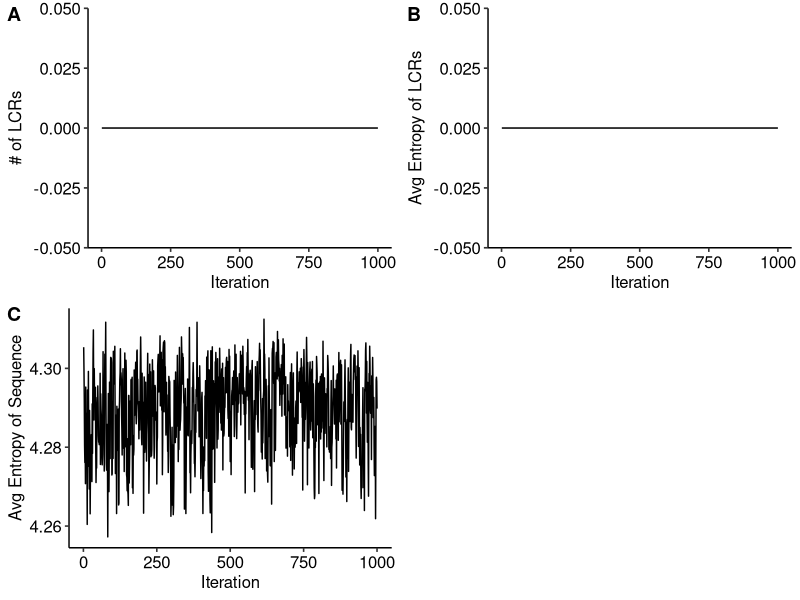
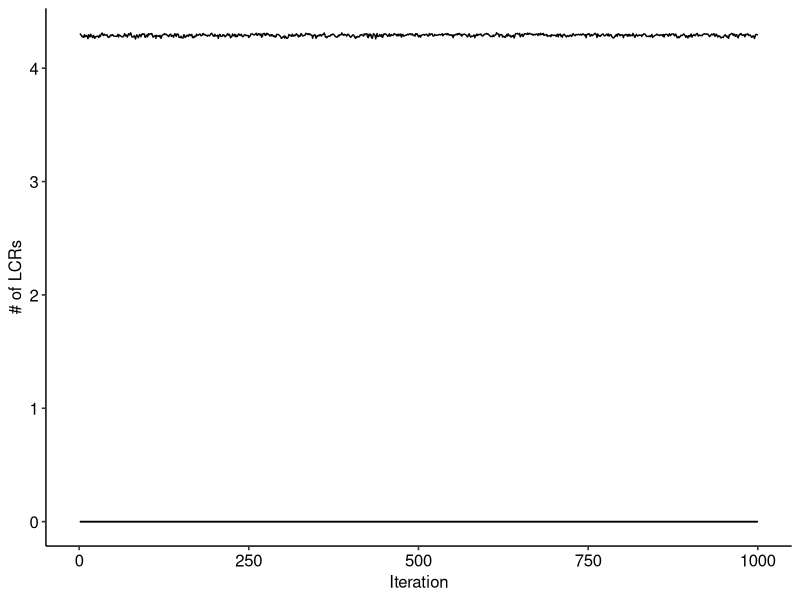
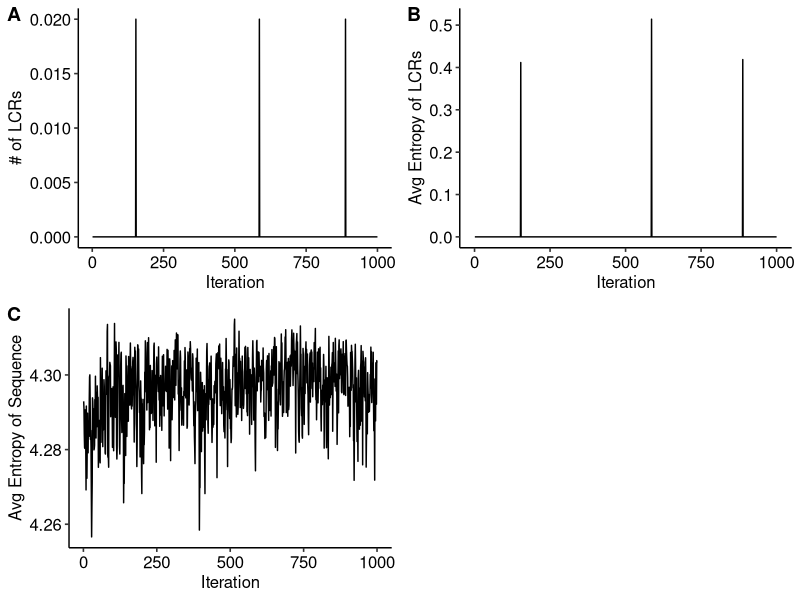
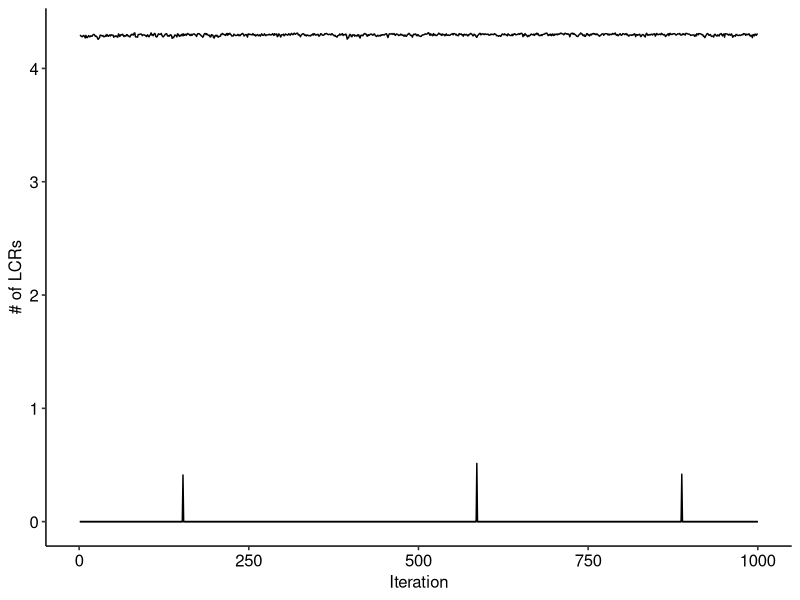
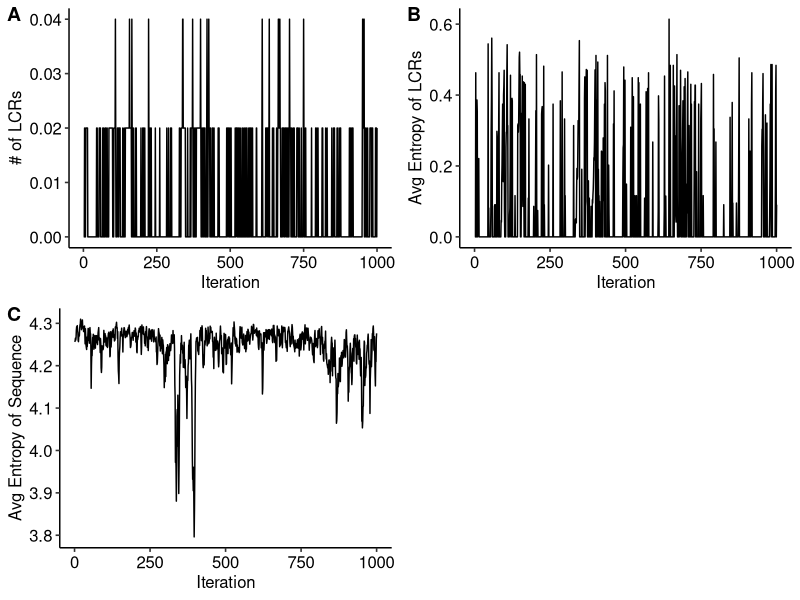
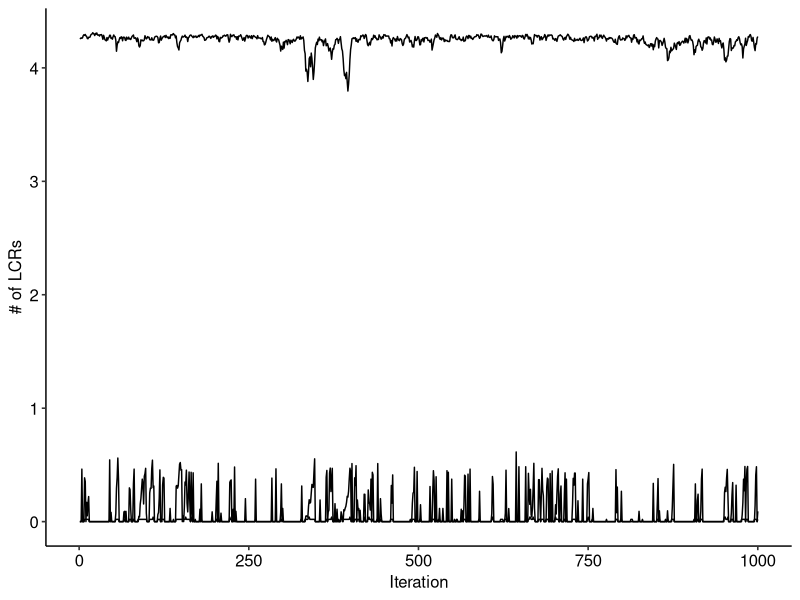
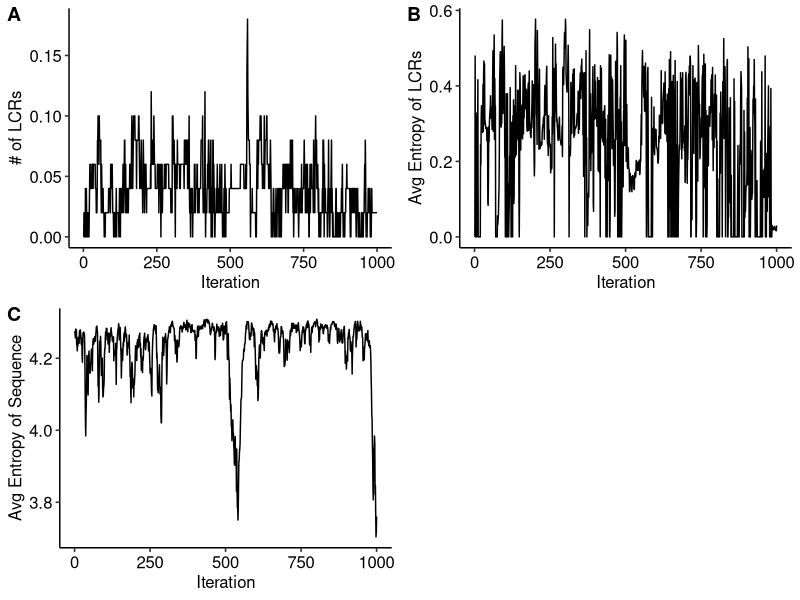
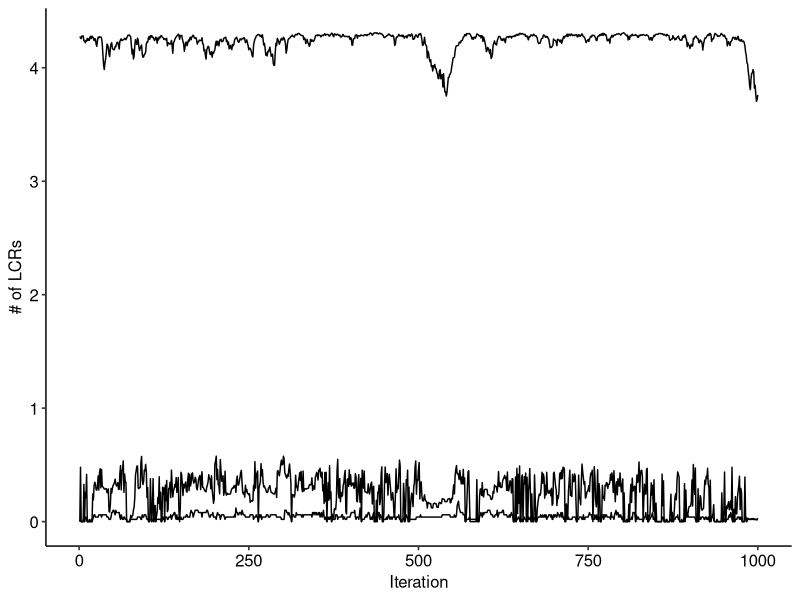

Generate these figures, in order, with R:
###IMPORTING THE TAB DELIM FILES FOR 1000 DISTANCES
df_1000_im1_ii0.01 <- read.delim("10_distances_im1_ii0.01.txt", header = FALSE)
df_1000_im1_ii0.1 <- read.delim("10_distances_im1_ii0.1.txt", header = FALSE)
df_1000_im1_ii0.5 <- read.delim("10_distances_im1_ii0.5.txt", header = FALSE)
df_1000_im1_ii1 <- read.delim("10_distances_im1_ii1.txt", header = FALSE)
df_1000_im1_ii2 <- read.delim("10_distances_im1_ii2.txt", header = FALSE)
df_1000_im1_ii10 <- read.delim("10_distances_im1_ii10.txt", header = FALSE)

### ADDING A COLUMN OF EITHER 1:10 OR 1:100 FOR PLOTTING
col_1000 <- c(1:1000)

df_1000_im1_ii0.01 <- cbind(df_1000_im1_ii0.01, col_1000)
df_1000_im1_ii0.1 <- cbind(df_1000_im1_ii0.1, col_1000)
df_1000_im1_ii0.5 <- cbind(df_1000_im1_ii0.5, col_1000)
df_1000_im1_ii1 <- cbind(df_1000_im1_ii1, col_1000)
df_1000_im1_ii2 <- cbind(df_1000_im1_ii2, col_1000)
df_1000_im1_ii10 <- cbind(df_1000_im1_ii10, col_1000)


### GRAPHING THE SHIT
library(ggplot2)
library(ggpubr)
library(dplyr)
library(tidyr)
theme_set(theme_pubr())

###V7 is avg num of LCRs
###V8 is avg entropy of LCRs
###V9 is Sequence Entropy
### col_1000 is the indexes
### 1000 Distances, IM0 II0.01
###V7 is avg num of LCRs
###V8 is avg entropy
### col_1000 is the indexes
### 1000 Distances, IM1 II0.01
a1 <- ggplot(df_1000_im1_ii0.01, aes(x=col_1000)) + 
  geom_line(aes(y = V7)) + 
  xlab("Iteration") +
  ylab("# of LCRs")

b1 <- ggplot(df_1000_im1_ii0.01, aes(x=col_1000)) + 
  geom_line(aes(y = V8)) +
  xlab("Iteration") +
  ylab("Avg Entropy of LCRs")

c1 <- ggplot(df_1000_im1_ii0.01, aes(x=col_1000)) + 
  geom_line(aes(y = V9)) +
  xlab("Iteration") +
  ylab("Avg Entropy of Sequence")

figure1 <- ggarrange(a1, b1, c1,
                    labels = c("A", "B", "C"),
                    ncol = 2, nrow = 2)
figure1

#####PUTTING LINES ON SAME PLOT
ggplot(df_1000_im1_ii0.01, aes(x=col_1000)) + 
  geom_line(aes(y = V7)) + 
  geom_line(aes(y = V8)) +
  geom_line(aes(y = V9)) +
  xlab("Iteration") +
  ylab("# of LCRs")

###V7 is avg num of LCRs
###V8 is avg entropy
### col_1000 is the indexes
### 1000 Distances, IM0 II0.01
a2 <- ggplot(df_1000_im1_ii0.1, aes(x=col_1000)) + 
  geom_line(aes(y = V7)) + 
  xlab("Iteration") +
  ylab("# of LCRs")

b2 <- ggplot(df_1000_im1_ii0.1, aes(x=col_1000)) + 
  geom_line(aes(y = V8)) +
  xlab("Iteration") +
  ylab("Avg Entropy of LCRs")

c2 <- ggplot(df_1000_im1_ii0.1, aes(x=col_1000)) + 
  geom_line(aes(y = V9)) +
  xlab("Iteration") +
  ylab("Avg Entropy of Sequence")

figure2 <- ggarrange(a2, b2, c2,
                    labels = c("A", "B", "C"),
                    ncol = 2, nrow = 2)
figure2

#####PUTTING LINES ON SAME PLOT
ggplot(df_1000_im1_ii0.1, aes(x=col_1000)) + 
  geom_line(aes(y = V7)) + 
  geom_line(aes(y = V8)) +
  geom_line(aes(y = V9)) +
  xlab("Iteration") +
  ylab("# of LCRs")

###V7 is avg num of LCRs
###V8 is avg entropy
### col_1000 is the indexes
### 1000 Distances, IM0 II0.01
a3 <- ggplot(df_1000_im1_ii0.5, aes(x=col_1000)) + 
  geom_line(aes(y = V7)) + 
  xlab("Iteration") +
  ylab("# of LCRs")

b3 <- ggplot(df_1000_im1_ii0.5, aes(x=col_1000)) + 
  geom_line(aes(y = V8)) +
  xlab("Iteration") +
  ylab("Avg Entropy of LCRs")

c3 <- ggplot(df_1000_im1_ii0.5, aes(x=col_1000)) + 
  geom_line(aes(y = V9)) +
  xlab("Iteration") +
  ylab("Avg Entropy of Sequence")

figure3 <- ggarrange(a3, b3, c3,
                    labels = c("A", "B", "C"),
                    ncol = 2, nrow = 2)
figure3

#####PUTTING LINES ON SAME PLOT
ggplot(df_1000_im1_ii0.5, aes(x=col_1000)) + 
  geom_line(aes(y = V7)) + 
  geom_line(aes(y = V8)) +
  geom_line(aes(y = V9)) +
  xlab("Iteration") +
  ylab("# of LCRs")

###V7 is avg num of LCRs
###V8 is avg entropy
### col_1000 is the indexes
### 1000 Distances, IM0 II0.01
a4 <- ggplot(df_1000_im1_ii1, aes(x=col_1000)) + 
  geom_line(aes(y = V7)) + 
  xlab("Iteration") +
  ylab("# of LCRs")

b4 <- ggplot(df_1000_im1_ii1, aes(x=col_1000)) + 
  geom_line(aes(y = V8)) +
  xlab("Iteration") +
  ylab("Avg Entropy of LCRs")

c4 <- ggplot(df_1000_im1_ii1, aes(x=col_1000)) + 
  geom_line(aes(y = V9)) +
  xlab("Iteration") +
  ylab("Avg Entropy of Sequence")

figure4 <- ggarrange(a4, b4, c4,
                    labels = c("A", "B", "C"),
                    ncol = 2, nrow = 2)
figure4

#####PUTTING LINES ON SAME PLOT
ggplot(df_1000_im1_ii1, aes(x=col_1000)) + 
  geom_line(aes(y = V7)) + 
  geom_line(aes(y = V8)) +
  geom_line(aes(y = V9)) +
  xlab("Iteration") +
  ylab("# of LCRs")

###V7 is avg num of LCRs
###V8 is avg entropy
### col_1000 is the indexes
### 1000 Distances, IM0 II0.01
a5 <- ggplot(df_1000_im1_ii2, aes(x=col_1000)) + 
  geom_line(aes(y = V7)) + 
  xlab("Iteration") +
  ylab("# of LCRs")

b5 <- ggplot(df_1000_im1_ii2, aes(x=col_1000)) + 
  geom_line(aes(y = V8)) +
  xlab("Iteration") +
  ylab("Avg Entropy of LCRs")

c5 <- ggplot(df_1000_im1_ii2, aes(x=col_1000)) + 
  geom_line(aes(y = V9)) +
  xlab("Iteration") +
  ylab("Avg Entropy of Sequence")

figure5 <- ggarrange(a5, b5, c5,
                    labels = c("A", "B", "C"),
                    ncol = 2, nrow = 2)
figure5

#####PUTTING LINES ON SAME PLOT
ggplot(df_1000_im1_ii2, aes(x=col_1000)) + 
  geom_line(aes(y = V7)) + 
  geom_line(aes(y = V8)) +
  geom_line(aes(y = V9)) +
  xlab("Iteration") +
  ylab("# of LCRs")

###V7 is avg num of LCRs
###V8 is avg entropy
### col_1000 is the indexes
### 1000 Distances, IM1 II10
a6 <- ggplot(df_1000_im1_ii10, aes(x=col_1000)) + 
  geom_line(aes(y = V7)) + 
  xlab("Iteration") +
  ylab("# of LCRs")

b6 <- ggplot(df_1000_im1_ii10, aes(x=col_1000)) + 
  geom_line(aes(y = V8)) +
  xlab("Iteration") +
  ylab("Avg Entropy of LCRs")

c6 <- ggplot(df_1000_im1_ii10, aes(x=col_1000)) + 
  geom_line(aes(y = V9)) +
  xlab("Iteration") +
  ylab("Avg Entropy of Sequence")

figure6 <- ggarrange(a6, b6, c6,
                      labels = c("A", "B", "C"),
                      ncol = 2, nrow = 2)
figure6

#####PUTTING LINES ON SAME PLOT
ggplot(df_1000_im1_ii10, aes(x=col_1000)) + 
  geom_line(aes(y = V7)) + 
  geom_line(aes(y = V8)) +
  geom_line(aes(y = V9)) +
  xlab("Iteration") +
  ylab("# of LCRs")

pBIG <- df_1000_im1_ii10 %>% ggplot(aes(x = col_1000, y = V9)) +
  geom_line(colour = "blue")

pSmall <- df_1000_im1_ii10 %>% select(col_1000, V7, V8) %>%
  pivot_longer(-col_1000, names_to = "LCRInfo", values_to = "Values") %>%
  ggplot(aes(x = col_1000, y = Values, group = LCRInfo, colour = LCRInfo)) +
  geom_line() +
  scale_colour_manual(values = c("red","green"))

ggarrange(pBIG, pSmall, ncol = 1)
